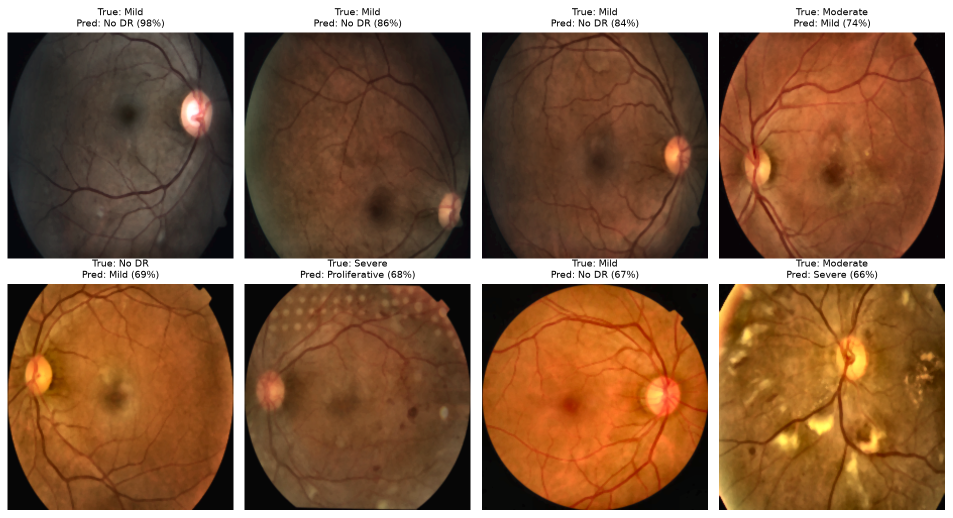
#> input picture models/effb0_clahe_drop0.5/test/misclassified.png, 1905 x 1035 px (shown at 1/2 size)
$ python -i preprocessing.py   (imports and definitions only)
#> lines starting #> are read from the running program, lines starting #| are printed output that depends on the picture; after the words box and inside, x2 and y2 are one past the last pixel; in counts of white or black regions, pixels touching at a corner belong together; pictures that were not available may be replaced by others from this repository, and a replacement may not be noted
"""
Image preprocessing for retinal fundus photographs.

Pipeline (each step can be switched off for the ablation study):
    1. crop_black_border  - remove the empty black area around the retina
    2. resize             - fixed square input size for the CNN
    3. denoise            - median blur to suppress sensor / JPEG noise
    4. apply_clahe        - local contrast enhancement of vessels and lesions
    5. ben_graham         - local colour normalisation + edge enhancement
    6. circular_mask      - re-blacken the corners introduced by step 5

The three named variants used in the ablation study are:
    "raw"   -> crop + resize only
    "clahe" -> crop + resize + denoise + CLAHE
    "full"  -> the complete pipeline above
"""
from pathlib import Path
from typing import Dict, Union

import cv2
import numpy as np
from tqdm import tqdm

import config

# Which steps each ablation variant switches on
VARIANTS: Dict[str, Dict[str, bool]] = {
    "raw":   {"denoise": False, "clahe": False, "ben_graham": False},
    "clahe": {"denoise": True,  "clahe": True,  "ben_graham": False},
    "full":  {"denoise": True,  "clahe": True,  "ben_graham": True},
}


def load_image(path: Union[str, Path]) -> np.ndarray:
    """Read an image from disk and return it as an RGB uint8 array."""
    img = cv2.imread(str(path), cv2.IMREAD_COLOR)
    if img is None:
        raise FileNotFoundError(f"Could not read image: {path}")
    return cv2.cvtColor(img, cv2.COLOR_BGR2RGB)


def crop_black_border(img: np.ndarray, threshold: int = 10) -> np.ndarray:
    """
    Crop away the black background around the circular retina.

    Pixels darker than `threshold` in the grey image are treated as background.
    Removing them means the CNN spends its capacity on the retina itself, and
    every image ends up with the retina filling a similar area of the frame.
    """
    grey = cv2.cvtColor(img, cv2.COLOR_RGB2GRAY)
    mask = grey > threshold
    if not mask.any():                      # completely dark image - leave it
        return img
    rows = np.where(mask.any(axis=1))[0]
    cols = np.where(mask.any(axis=0))[0]
    return img[rows[0]:rows[-1] + 1, cols[0]:cols[-1] + 1]


def resize(img: np.ndarray, size: int = config.IMG_SIZE) -> np.ndarray:
    """Resize to a square `size` x `size` image (INTER_AREA is best for shrinking)."""
    return cv2.resize(img, (size, size), interpolation=cv2.INTER_AREA)


def denoise(img: np.ndarray, ksize: int = config.DENOISE_KERNEL) -> np.ndarray:
    """Median blur removes salt-and-pepper noise while keeping edges sharp."""
    return cv2.medianBlur(img, ksize)


def apply_clahe(img: np.ndarray,
                clip_limit: float = config.CLAHE_CLIP_LIMIT,
                tile_grid=config.CLAHE_TILE_GRID) -> np.ndarray:
    """
    Contrast Limited Adaptive Histogram Equalisation on the lightness channel.

    Working in LAB colour space means only brightness contrast is changed, so
    lesion colours (red haemorrhages, yellow exudates) are not distorted.
    The clip limit stops CLAHE from amplifying noise in flat regions.
    """
    lab = cv2.cvtColor(img, cv2.COLOR_RGB2LAB)
    l_chan, a_chan, b_chan = cv2.split(lab)
    clahe = cv2.createCLAHE(clipLimit=clip_limit, tileGridSize=tile_grid)
    l_chan = clahe.apply(l_chan)
    return cv2.cvtColor(cv2.merge((l_chan, a_chan, b_chan)), cv2.COLOR_LAB2RGB)


def ben_graham(img: np.ndarray, sigma: float = config.BEN_GRAHAM_SIGMA) -> np.ndarray:
    """
    Ben Graham's preprocessing (winner of the 2015 Kaggle DR competition).

    Subtracting a heavily blurred copy removes slow lighting changes across
    the retina (uneven illumination between cameras) and leaves fine detail
    such as vessels, microaneurysms and exudates.  It acts as edge enhancement.
        out = 4 * img - 4 * GaussianBlur(img) + 128
    """
    blurred = cv2.GaussianBlur(img, (0, 0), sigma)
    return cv2.addWeighted(img, 4, blurred, -4, 128)


def circular_mask(img: np.ndarray, scale: float = 0.95) -> np.ndarray:
    """
    Black out everything outside a centred circle.

    Ben Graham's step turns the black corners grey; masking them again
    stops the network from learning anything from the image border.
    """
    h, w = img.shape[:2]
    mask = np.zeros((h, w), dtype=np.uint8)
    cv2.circle(mask, (w // 2, h // 2), int(min(h, w) / 2 * scale), 1, thickness=-1)
    return img * mask[:, :, None]


def preprocess_image(img: np.ndarray, variant: str = "full",
                     size: int = config.IMG_SIZE) -> np.ndarray:
    """
    Run the preprocessing pipeline on one RGB image.

    Args:
        img: RGB uint8 image of any size.
        variant: "raw", "clahe" or "full" (see VARIANTS).
        size: output side length in pixels.
    Returns:
        RGB uint8 image of shape (size, size, 3), values 0-255.
        Model-specific normalisation happens inside the model (src/model.py),
        so cached images stay viewable and backbone-independent.
    """
    if variant not in VARIANTS:
        raise ValueError(f"Unknown variant '{variant}'. Choose from {list(VARIANTS)}")
    steps = VARIANTS[variant]

    img = crop_black_border(img)
    img = resize(img, size)
    if steps["denoise"]:
        img = denoise(img)
    if steps["clahe"]:
        img = apply_clahe(img)
    if steps["ben_graham"]:
        img = ben_graham(img)
        img = circular_mask(img)
    return img


def pipeline_stages(img: np.ndarray, size: int = config.IMG_SIZE) -> Dict[str, np.ndarray]:
    """Return every intermediate image of the full pipeline (for report figures)."""
    stages = {"Original": resize(img, size)}
    x = crop_black_border(img)
    stages["Cropped"] = resize(x, size)
    x = denoise(stages["Cropped"])
    stages["Denoised"] = x
    x = apply_clahe(x)
    stages["CLAHE"] = x
    x = circular_mask(ben_graham(x))
    stages["Ben Graham"] = x
    return stages


def cache_dataset(image_ids, variant: str = "full", size: int = config.IMG_SIZE,
                  src_dir: Path = config.RAW_IMAGE_DIR) -> Path:
    """
    Preprocess every image once and save it to data/processed/<variant>_<size>/.

    Training then reads the small cached PNGs instead of re-running OpenCV
    every epoch, which makes experiments much faster and fully repeatable.
    Images already in the cache are skipped.
    """
    out_dir = config.PROCESSED_DIR / f"{variant}_{size}"
    out_dir.mkdir(parents=True, exist_ok=True)
    todo = [i for i in image_ids if not (out_dir / f"{i}.png").exists()]
    for image_id in tqdm(todo, desc=f"Preprocessing ({variant}, {size}px)"):
        img = load_image(src_dir / f"{image_id}.png")
        out = preprocess_image(img, variant, size)
        cv2.imwrite(str(out_dir / f"{image_id}.png"), cv2.cvtColor(out, cv2.COLOR_RGB2BGR))
    return out_dir


def save_pipeline_figure(image_paths, out_path: Path = config.FIGURES_DIR / "preprocessing_pipeline.png") -> Path:
    """Save a grid (rows = images, columns = pipeline stages) for the report."""
    import matplotlib.pyplot as plt

    rows = [pipeline_stages(load_image(p)) for p in image_paths]
    n_rows, n_cols = len(rows), len(rows[0])
    fig, axes = plt.subplots(n_rows, n_cols, figsize=(3 * n_cols, 3 * n_rows), squeeze=False)
    for r, stages in enumerate(rows):
        for c, (name, im) in enumerate(stages.items()):
            axes[r, c].imshow(im)
            axes[r, c].axis("off")
            if r == 0:
                axes[r, c].set_title(name, fontsize=12)
    plt.tight_layout()
    out_path.parent.mkdir(parents=True, exist_ok=True)
    fig.savefig(out_path, dpi=150, bbox_inches="tight")
    plt.close(fig)
    return out_path

>>> import cv2
>>> picture = cv2.imread('../models/effb0_clahe_drop0.5/test/misclassified.png', cv2.IMREAD_GRAYSCALE)
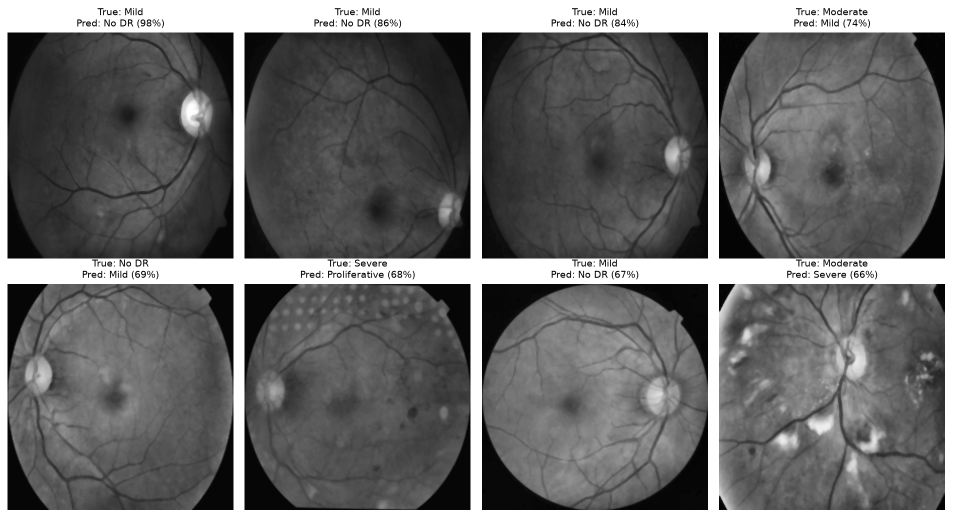
#> picture: shape (1035, 1905) (shown at 1/2 size); min 0, max 255, mean 106.3
>>> result = cache_dataset(picture)
#> in cache_dataset, `todo = [i for i in image_ids if not (out_dir / f"{i}.png").exists()]`: todo = 1035 items
#> in load_image, img is the input picture: shape (1035, 1905, 3); mean B, G, R 70.7, 98.6, 136.3
#> in crop_black_border, `mask = grey > threshold`:
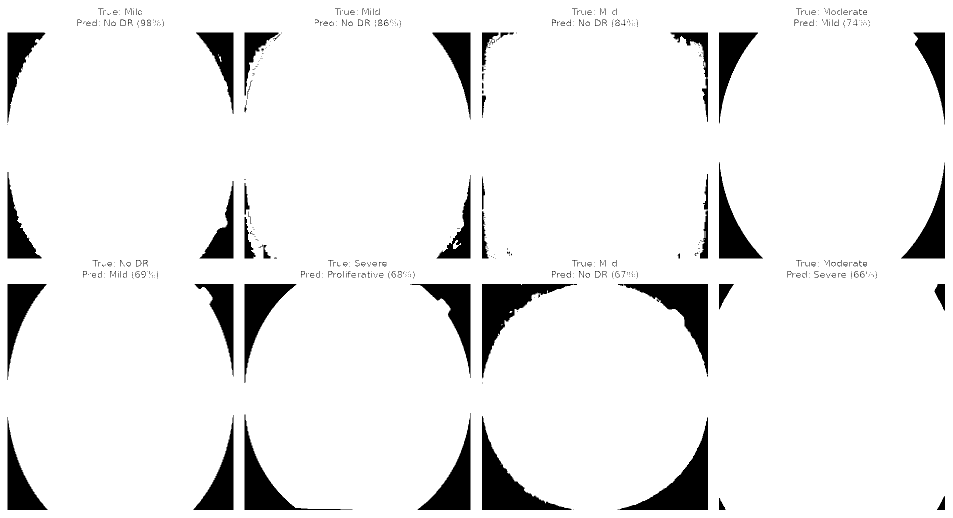
#> mask: shape (1035, 1905) bool (shown at 1/2 size); 92.3% white; 600 black regions (455 under 20 px), largest, box (x1, y1, x2, y2) and area: (1235, 835, 1416, 1020) 9867, (964, 832, 1143, 1020) 9758, (964, 568, 1146, 757) 9717
#> in crop_black_border, `rows = np.where(mask.any(axis=1))[0]`: rows = 1035 values from 0 to 1034
#> in crop_black_border, `cols = np.where(mask.any(axis=0))[0]`: cols = 1905 values from 0 to 1904
#> in apply_clahe, `lab = cv2.cvtColor(img, cv2.COLOR_RGB2LAB)`: lab: shape (224, 224, 3); mean of channels 0, 1, 2 114, 141.3, 150.2
#> in apply_clahe, `l_chan = clahe.apply(l_chan)`:
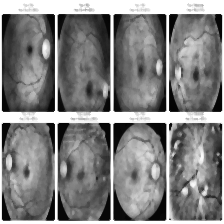
#> l_chan: shape (224, 224); min 3, max 255, mean 129.2
#> in apply_clahe, `return cv2.cvtColor(cv2.merge((l_chan, a_chan, b_chan)), cv2.COLOR_LAB..`:
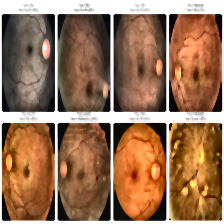
#> returned value: shape (224, 224, 3); mean R, G, B 153, 114.3, 85.9
#> in ben_graham, `blurred = cv2.GaussianBlur(img, (0, 0), sigma)`:
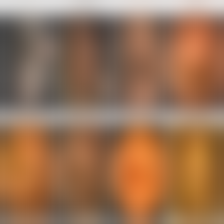
#> blurred: shape (224, 224, 3); mean R, G, B 152.2, 113.3, 84.6
#> in circular_mask, `cv2.circle(mask, (w // 2, h // 2), int(min(h, w) / 2 * scale), 1, thic..`:
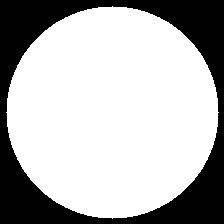
#> mask: shape (224, 224); values 0 (black) and 1 (white), 70.3% white; 1 black region, box (x1, y1, x2, y2) and area: (0, 0, 224, 224) 14911
#> in cache_dataset, `cv2.imwrite(str(out_dir / f"{image_id}.png"), cv2.cvtColor(out, cv2.CO..`:
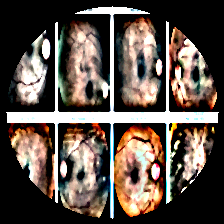
#> saved as [255 255 255 ... 255 255 255].png: shape (224, 224, 3); mean B, G, R 72.6, 80.9, 92.7
#> (the run stopped early here; a loop or call above may not have finished)
